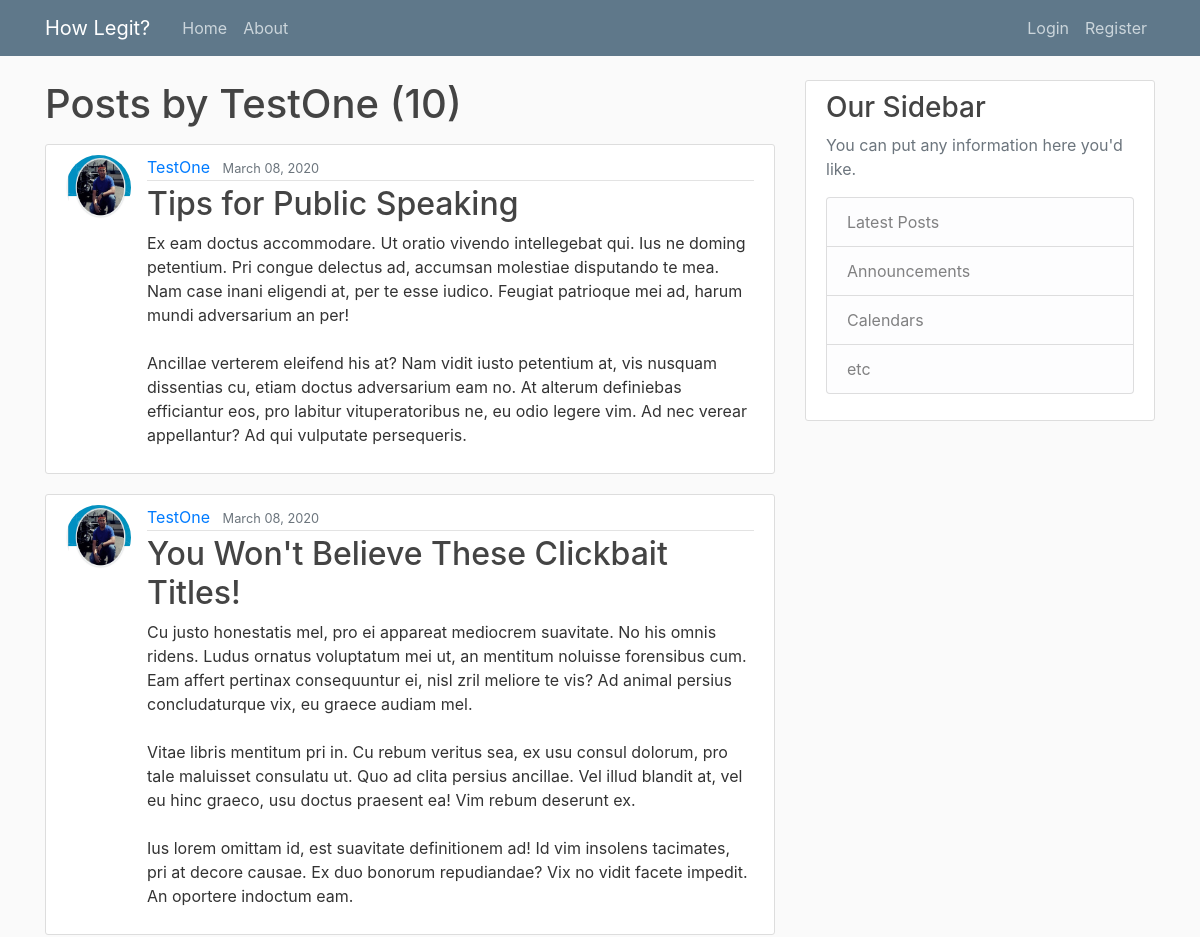
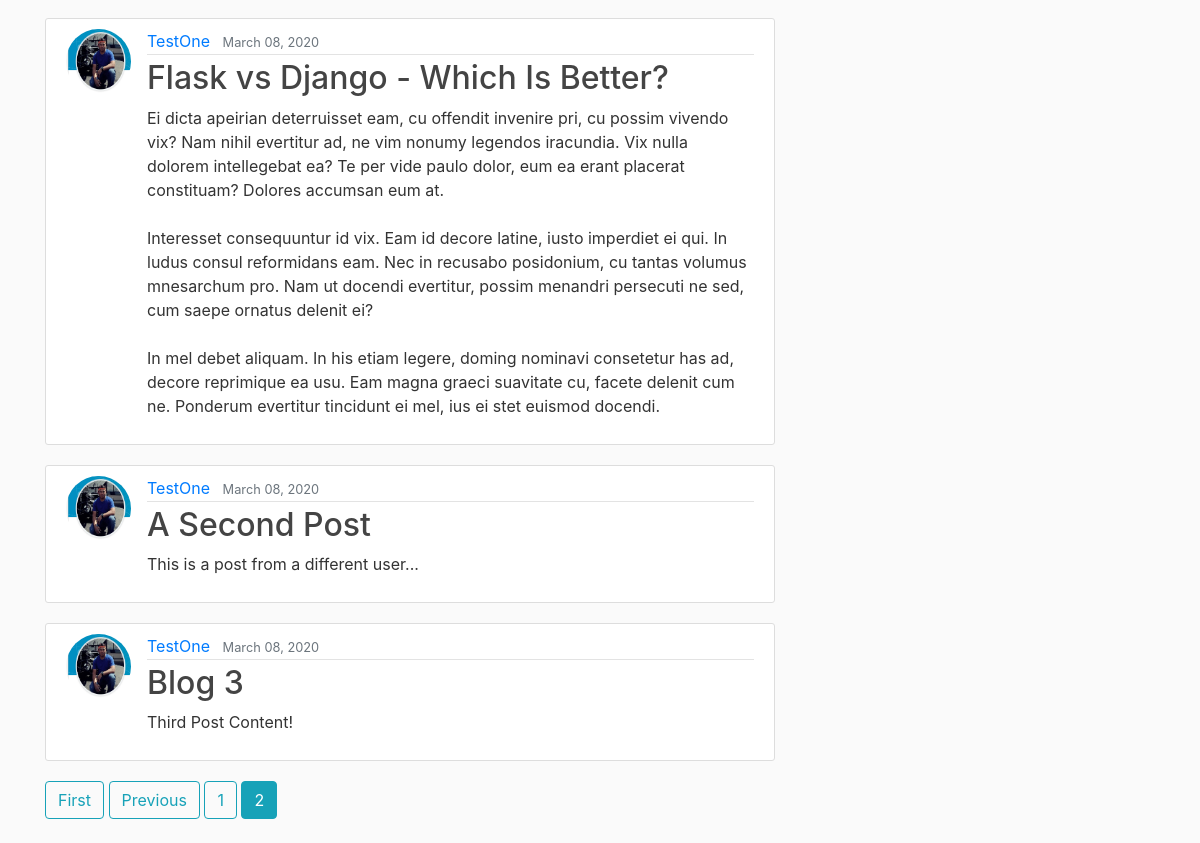
Page /user/TestOne?page=2 on the committed database (2 pictures, top to bottom).
### blog/models.py (models this page shows, shortened)
class Post(models.Model):
    title = models.CharField(max_length=100)
    content = models.TextField()
    date_posted = models.DateTimeField(default=timezone.now)
    author = models.ForeignKey(User, on_delete=models.CASCADE)

### users/models.py (models this page shows, shortened)
class Profile(models.Model):
    user = models.OneToOneField(User, on_delete=models.CASCADE)
    image = models.ImageField(default='default.png', upload_to='profile_pics')

### blog/views.py (the view)
# urls.py: path('user/<str:username>', UserPostListView.as_view(), name='user-posts'),
class UserPostListView(ListView):
    model = Post
    template_name = 'blog/user_posts.html'
    context_object_name = 'posts'
    ordering = ['-date_posted']
    paginate_by = 5
    def get_queryset(self):
        user = get_object_or_404(User, username=self.kwargs.get('username'))
        return Post.objects.filter(author=user).order_by('-date_posted')

### blog/templates/blog/user_posts.html (shortened to what this page needs)
{% extends "blog/base.html" %}
{% block content %}
    <h1 class="mb-3">Posts by {{ view.kwargs.username }} ({{ page_obj.paginator.count }})</h1>
    {% for post in posts %}
        <article class="media content-section">
            <img class="rounded-circle article-img" src="{{ post.author.profile.image.url }}">
            <div class="media-body">
                <div class="article-metadata">
                    <a class="mr-2" href="{% url 'user-posts' post.author.username %}">{{ post.author }}</a>
                    <small class="text-muted">{{ post.date_posted | date:"F d, Y" }}</small>
                 </div>
                    <h2><a class="article-title" href="{% url 'post-detail' post.id %}">{{ post.title }}</a></h2>
                    <p class="article-content">{{ post.content }}</p>
            </div>
        </article>
    {% endfor %}
    {% if is_paginated %}
        {% if page_obj.has_previous %}
            <a class="btn btn-outline-info mb-4" href="?page=1">First</a>
            <a class="btn btn-outline-info mb-4" href="?page={{ page_obj.previous_page_number }}">Previous</a>
        {% endif %}
        {% for num in page_obj.paginator.page_range %}
            {% if page_obj.number == num %}
            <a class="btn btn-info mb-4" href="?page={{ num }}">{{ num }}</a>
            {% elif num > page_obj.number|add:'-3' and num < page_obj.number|add:'3' %}
            <a class="btn btn-outline-info mb-4" href="?page={{ num }}">{{num }}</a>
            {% endif %}
        {% endfor %}
    {% endif %}
{% endblock content %}

### blog/static/blog/main.css (style rules this page uses)
body { background: #fafafa; color: #333333; margin-top: 5rem; }
h1, h2, h3, h4, h5, h6 { color: #444444; }
.content-section { background: #ffffff; padding: 10px 20px; border: 1px solid #dddddd; border-radius: 3px; margin-bottom: 20px; }
.article-title { color: #444444; }
.article-content { white-space: pre-line; }
.article-img { height: 65px; width: 65px; margin-right: 16px; }
.article-metadata { padding-bottom: 1px; margin-bottom: 4px; border-bottom: 1px solid #e3e3e3 }

### rows in the picture
Post: author.profile.image (picture), author "TestOne", date_posted "March 08, 2020", title "Tips for Public Speaking", content "Ex eam doctus accommodare. Ut oratio vivendo intellegebat qui. Ius ne doming petentium. Pri congue delectus ad, accumsan molestiae disputando te mea. Nam case inani eligendi at, per te esse iudico. Feugiat patrioque mei ad, harum mundi adversarium an per! Ancillae verterem eleifend his at? Nam vidit iusto petentium at, vis nusquam dissentias cu, etiam doctus adversarium eam no. At alterum definiebas efficiantur eos, pro labitur vituperatoribus ne, eu odio legere vim. Ad nec verear appellantur? Ad qui vulputate persequeris."
Post: author.profile.image (picture), author "TestOne", date_posted "March 08, 2020", title "You Won't Believe These Clickbait Titles!", content "Cu justo honestatis mel, pro ei appareat mediocrem suavitate. No his omnis ridens. Ludus ornatus voluptatum mei ut, an mentitum noluisse forensibus cum. Eam affert pertinax consequuntur ei, nisl zril meliore te vis? Ad animal persius concludaturque vix, eu graece audiam mel. Vitae libris mentitum pri in. Cu rebum veritus sea, ex usu consul dolorum, pro tale maluisset consulatu ut. Quo ad clita persius ancillae. Vel illud blandit at, vel eu hinc graeco, usu doctus praesent ea! Vim rebum deserunt ex. Ius lorem omittam id, est suavitate definitionem ad! Id vim insolens tacimates, pri at decore causae. Ex duo bonorum repudiandae? Vix no vidit facete impedit. An oportere indoctum eam."
Post: author.profile.image (picture), author "TestOne", date_posted "March 08, 2020", title "Flask vs Django - Which Is Better?", content "Ei dicta apeirian deterruisset eam, cu offendit invenire pri, cu possim vivendo vix? Nam nihil evertitur ad, ne vim nonumy legendos iracundia. Vix nulla dolorem intellegebat ea? Te per vide paulo dolor, eum ea erant placerat constituam? Dolores accumsan eum at. Interesset consequuntur id vix. Eam id decore latine, iusto imperdiet ei qui. In ludus consul reformidans eam. Nec in recusabo posidonium, cu tantas volumus mnesarchum pro. Nam ut docendi evertitur, possim menandri persecuti ne sed, cum saepe ornatus delenit ei? In mel debet aliquam. In his etiam legere, doming nominavi consetetur has ad, decore reprimique ea usu. Eam magna graeci suavitate cu, facete delenit cum ne. Ponderum…"
Post: author.profile.image (picture), author "TestOne", date_posted "March 08, 2020", title "A Second Post", content "This is a post from a different user..."
Post: author.profile.image (picture), author "TestOne", date_posted "March 08, 2020", title "Blog 3", content "Third Post Content!"

### other values in the picture
{{ view.kwargs.username }} "TestOne"
{{ page_obj.paginator.count }} "10"
{{ num }} "1"
{{ num }} "2"
